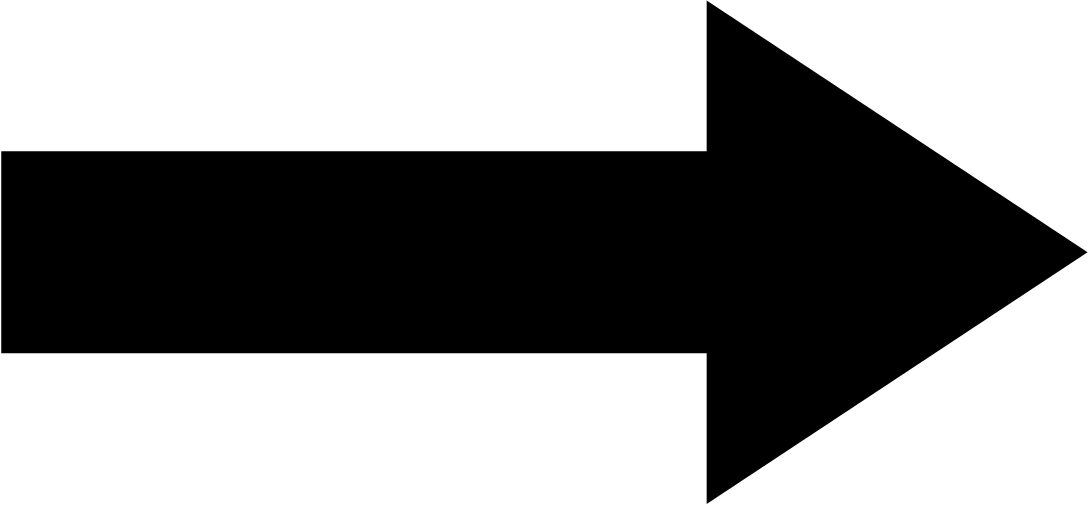
#> input picture arrow_detecting/trials/template_arrow.jpg, 3267 x 1517 px, given in place of the camera (shown at 1/3 size)
$ python detect_arrow.py
#> lines starting #> are read from the running program, lines starting #| are printed output that depends on the picture; after the words box and inside, x2 and y2 are one past the last pixel; in counts of white or black regions, pixels touching at a corner belong together
import cv2
import numpy as np
import time
import shapely
from scipy.spatial.transform import Rotation as R


# [7 lines left out: function setLabel, not called in this run]


def preprocessing(img):
    img_gray = cv2.cvtColor(img, cv2.COLOR_BGR2GRAY)
    _, img_bin = cv2.threshold(
        img_gray, -1, 255, cv2.THRESH_BINARY_INV | cv2.THRESH_OTSU
    )
    return img_bin


def detect_contours(img_bin):
    contours, hierarchy = cv2.findContours(
        img_bin, cv2.RETR_TREE, cv2.CHAIN_APPROX_NONE
    )
    return contours, hierarchy


def detect_approxs(contours):
    """detects approximated contours using cv2.approxPolyDP from input binary image.
    returns approxed contours.

    Args:
        img_bin (array):
    """
    approxes = {}
    for i in range(len(contours)):
        contour = contours[i]
        # cv2.putText(img,f'{i}',contours[i][0][0],cv2.FONT_HERSHEY_SIMPLEX,1,(0,0,255),3)
        if cv2.contourArea(contour) < 400:  # 노이즈 제거, 너무 작으면 무시
            continue
        if not shapely.Polygon(contour[:, 0, :]).is_valid:
            continue

        eps = cv2.arcLength(contour, True)                                  # contour의 길이
        approx = cv2.approxPolyDP(contour, epsilon=eps * 0.02, closed=True) # contour에서 다각형 추정

        # cv2.putText(img,f'vtc:{vtc}',approx[0][0],cv2.FONT_HERSHEY_SIMPLEX,1,(255,100,0),3)
        approxes[i] = approx
    return approxes


def find_arrow_like(approxes: dict, hierarchies):
    arrow_like = {}
    points_ls = {}
    parents_approx = {}
    for i in approxes.keys():
        approx = approxes[i]
        hierarchy = hierarchies[0][i]
        parent = hierarchy[3]
        if len(approx) == 7:
            if parent != -1:
                if parent not in approxes.keys():
                    continue
                parent_approx = approxes[parent]
                if len(parent_approx) == 4:
                    hull = cv2.convexHull(approx, returnPoints=False)
                    if hull is not None:
                        try:
                            defects = cv2.convexityDefects(approx, hull)
                        except:
                            print(f"****")
                            continue
                        if defects is not None:
                            if len(defects) == 2:
                                points = np.array(
                                    [defects[0][0][:2], defects[1][0][:2]]              # defect의 시작점,끝점
                                )
                                if not ((points[:, 0] - points[:, 1]) % 7 == 5).all():  # defect 간의 거리가 2가 아니면 continue
                                    continue
                                if (
                                    points[0, 1] == points[1, 0]
                                    or points[0, 0] == points[1, 1]     #defect 간 시작점, 끝점 일치하면 continue
                                ):
                                    continue
                                arrow_like[i] = approx
                                points_ls[i] = points
                                parents_approx[i] = parent_approx
    return arrow_like, points_ls, parents_approx


# [64 lines left out: functions find_angle_vector, find_arrow_like_properties, draw, not called in this run]


def detect_arrow(img):
    """detect arrow from captured image

    Args:
        img (_type_): captured image

    Returns:
        list: list of detected arrows' properties(dict).
        - each properties contains
            - contour
            - approx of hull
            - parent's approx
            - left, right distance
            - intersection point between head-center line, right-left line
    """
    arrows = []
    img_bin = preprocessing(img)
    contours, hierarchy = detect_contours(img_bin)
    approxes = detect_approxs(contours)
    arrow_like, points_ls, parents = find_arrow_like(approxes, hierarchy)
    for i in arrow_like.keys():
        properties = find_arrow_like_properties(
            arrow_like[i], contours[i], points_ls[i]
        )
        properties["contour"] = contours[i]
        properties["approx"] = arrow_like[i]
        properties["parent"] = parents[i]
        if (
            abs(properties["left_distance"] - properties["right_distance"])     # 오른쪽 왼쪽 꼭짓점 간의 거리가 둘 중 긴 거리의 20% 보다 크면 continue
            / max(properties["left_distance"], properties["right_distance"])    # 화살표는 좌우 대칭으로 가정, 거리 측정 오차 20%로 가정
            < 0.2
        ):
            if (
                cv2.pointPolygonTest(contours[i], properties["intersection"], False)    #교차점이 contour 안에 있지 않은면 continue
                == 1
            ):
                arrows.append(properties)
    return arrows


# [17 lines left out: function line_intersection, not called in this run]


if __name__ == "__main__":
    cap = cv2.VideoCapture(1)
    frame_rate = 1
    prev_time = 0
    cap.set(cv2.CAP_PROP_FPS, 5)
    h = 1267
    w = 771

    while cap.isOpened():

        curr_time = time.time()
        term = curr_time - prev_time
        status, img = cap.read()
#> img is the input picture: shape (1517, 3267, 3); min 0, max 255, mean 144.6
        fps = 1 / term
        prev_time = curr_time

        arrows = detect_arrow(img)
#> in preprocessing, `_, img_bin = cv2.threshold( img_gray, -1, 255, cv2.THRESH_BINARY_INV |..`:
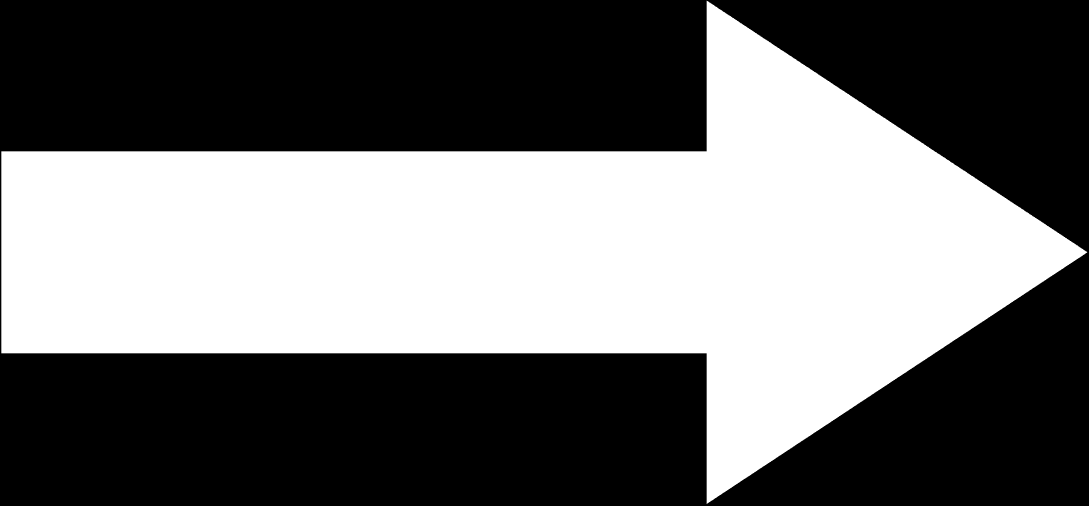
#> img_bin: shape (1517, 3267) (shown at 1/3 size); 43.3% white; 1 white region
#> in detect_contours, `contours, hierarchy = cv2.findContours( img_bin, cv2.RETR_TREE, cv2.CH..`: contours = 1 contour; box (x1, y1, x2, y2) and area: (4, 2, 3262, 1512) 2141214
#> the loop in detect_approxs, `for i in range(len(contours)):` made 1 pass
#> eps on pass 1: 8665.6
#> after the loop in detect_approxs, `for i in range(len(contours)):`: approxes = 1 item
#> the loop in find_arrow_like, `for i in approxes.keys():` made 1 pass
#> parent on pass 1: -1
#> after the loop in find_arrow_like, `for i in approxes.keys():`: arrow_like = 0 items
#> after the loop in detect_arrow, `for i in arrow_like.keys():`: arrows = []
#> arrows = []

        for arrow in arrows:

            cv2.circle(img, arrow["center"], 5, (0, 255, 0), 3)
            cv2.drawContours(
                img, [arrow["contour"], arrow["parent"]], -1, (0, 0, 255), 3
            )

            distance = [
                np.sqrt(np.sum(np.square(arrow["parent"][i][0] - arrow["left"])))
                for i in range(4)
            ]

            tl = np.argmin(distance) - 1

            mtrx = cv2.getPerspectiveTransform(
                np.float32(
                    [
                        arrow["parent"][tl % 4, 0, :],
                        arrow["parent"][(tl + 1) % 4, 0, :],
                        arrow["parent"][(tl + 2) % 4, 0, :],
                        arrow["parent"][(tl + 3) % 4, 0, :],
                    ]
                ),
                np.float32([[0, 0], [w, 0], [w, h], [0, h]]),
            )

            rtv = cv2.warpPerspective(img, mtrx, (w, h))
            cv2.imshow("warp", rtv)


            r = R.from_matrix(mtrx)
            euler = r.as_euler("zxy",degrees=True)
            cv2.putText(
                img,
                f"x:{euler[0]:.0f} y:{euler[1]:.0f} z:{euler[2]:.0f}",
                arrow["parent"][0][0],
                cv2.FONT_HERSHEY_SIMPLEX,
                1,
                (0, 255, 0),
                3,
            )
#> this loop made 0 passes

        cv2.putText(
            img, f"{fps:.2f}", [10, 50], cv2.FONT_HERSHEY_SIMPLEX, 2, (0, 255, 0), 3
        )
        cv2.imshow("img", img)
        if cv2.waitKey(1) & 0xFF == ord("q"):
#> (key q is pressed here)
            break

    cap.release()
    cv2.destroyAllWindows()
